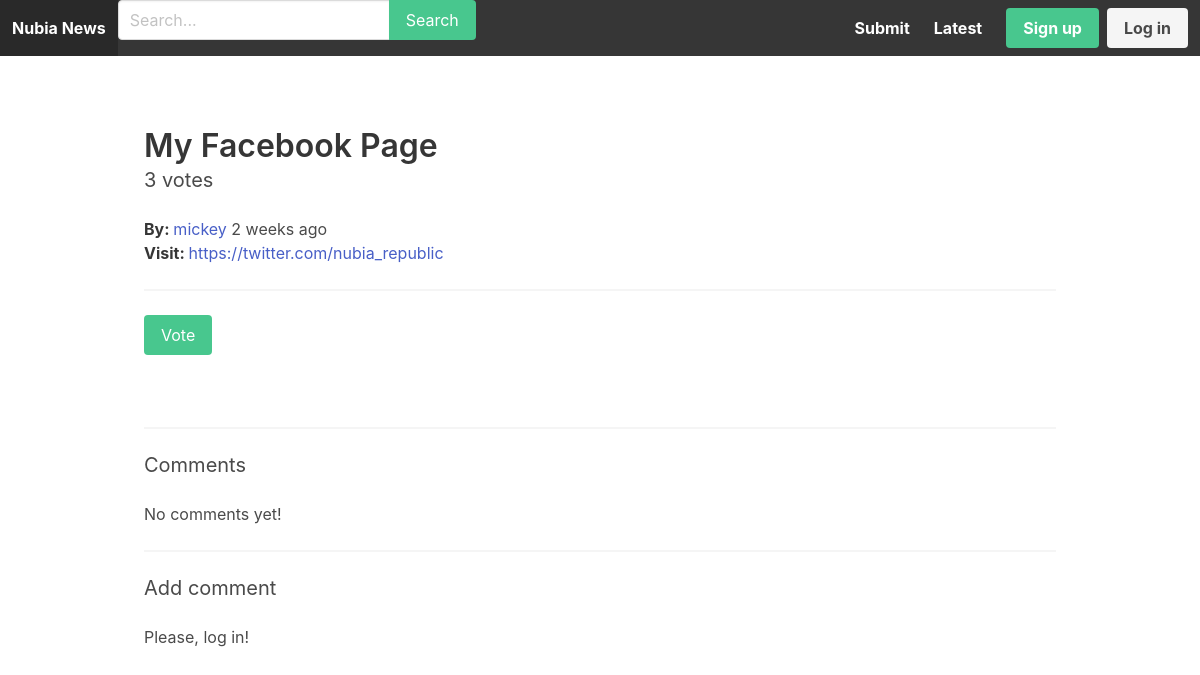
Page /s1/ on the committed database.
### apps/stories/models.py (models this page shows, shortened)
class Story(models.Model):
    title = models.CharField(max_length=255)
    url = models.URLField()
    number_of_votes = models.IntegerField(default=1)
    created_by = models.ForeignKey(User, related_name='stories', on_delete=models.CASCADE)
    created_at = models.DateTimeField(auto_now_add=True)
    class Meta:
        ordering = ['-created_at']
        verbose_name_plural = 'Stories'

### apps/stories/views.py (the view)
# urls.py: path('s<int:story_id>/', story, name='story'),
def story(request, story_id):
    template_name = 'story/detail.html'
    story = get_object_or_404(Story, pk=story_id)
    if request.method == 'POST':
        form = CommentForm(request.POST)
        if form.is_valid():
            comment = form.save(commit=False)
            comment.story = story
            comment.created_by = request.user
            comment.save()
            return redirect('story', story_id=story_id)
    else:
        form = CommentForm()
    return render(request, template_name, {'story':story,'form':form})

### apps/stories/forms.py
class CommentForm(forms.ModelForm):
    class Meta:
        model = Comment
        fields = ('body',)

### apps/stories/templates/story/detail.html
{% extends 'core/base.html' %}
{% block content %}
    <div class="container">
        <div class="column">
            <div class="column is-12">
                <h1 class="title">{{ story.title }}</h1>
                <h2 class="subtitle">{{ story.number_of_votes }} votes</h1>
                <strong>By: </strong><a href="{% url 'userprofile' story.created_by.username %}">{{ story.created_by.username }}</a> {{ story.created_at|timesince }} ago<br>
                <strong>Visit: </strong><a href="{{ story.url }}" target="_blank">{{ story.url }}</a>
                <hr>
                {% if not story.created_by == request.user %}<a href="{% url 'vote' story.id %}?next_page=story" class="button is-success">Vote</a>{% endif %}
            </div>
        </div>
        <div class="column">
            <div class="column is-12">
            <hr>
            <h2 class="subtitle">Comments</h2>
            {% for comment in story.comments.all %}
                <article class="'media">
                    <div class="media-content">
                        <div class="content">
                            <p>
                                <strong>{{ comment.created_by.username }}</strong> <small>{{ comment.created_at|timesince }} ago</small><br>
                                {{ comment.body }}
                            </p>
                        </div>
                    </div>
                </article>
            {% empty %}
                <p>No comments yet!</p>
            {% endfor %}
            <hr>
            <h2 class="subtitle">Add comment</h2>
            {% if request.user.is_authenticated %}
                <form method="post" action=".">
                    {% csrf_token %}
                    {{ form.as_p }}
                    <div class="field">
                        <div class="field">
                            <button class="button is-success">Submit</button>
                        </div>
                    </div>
                </form>
            {% else %}
                <p>Please, log in!</p>
            {% endif %}
            </div>
        </div>
    </div>
{% endblock %}

### rows in the picture
Story: title "My Facebook Page", number_of_votes "3", created_by.username "mickey", created_at "2 weeks", url "https://twitter.com/nubia_republic"
